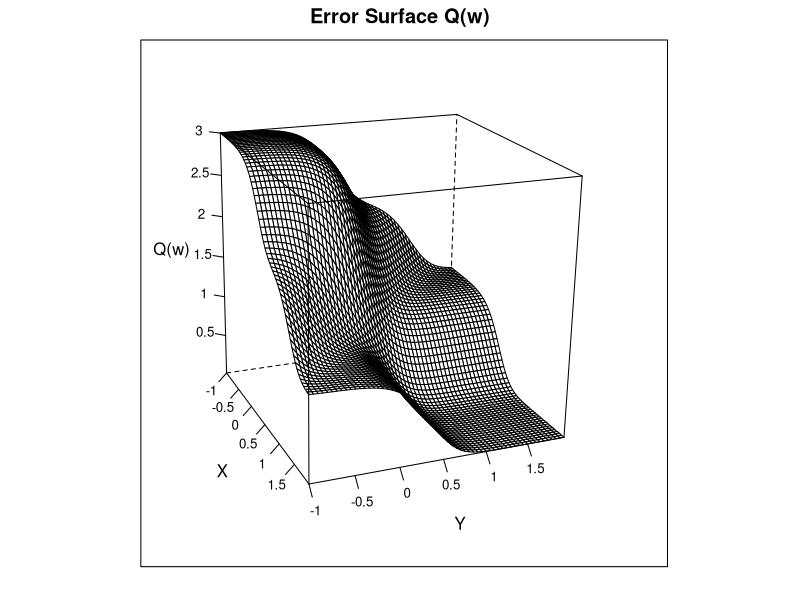
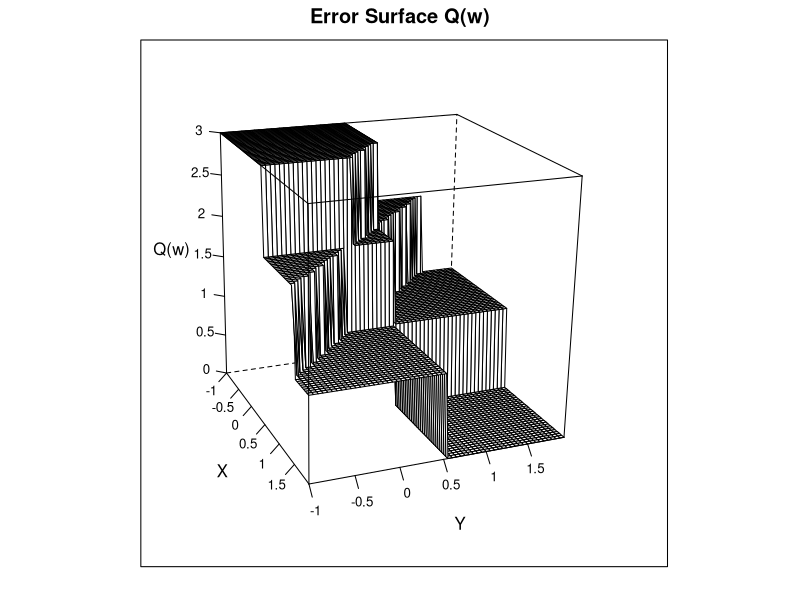

Source code (R) for these figures, in order:
# clear variables and close windows
rm(list = ls(all = TRUE))
graphics.off()

# install and load packages
libraries = c("lattice")
lapply(libraries, function(x) if (!(x %in% installed.packages())) {
    install.packages(x)
})
lapply(libraries, library, quietly = TRUE, character.only = TRUE)

# parameter settings
x    = matrix(c(0, 1, 0, 1, 0, 0, 1, 1), ncol = 2)
y    = cbind(0, 1, 1, 1)   # boolean function OR
bias = 0.5
p    = 5
k    = 60
s    = -1
b    = 0.05
q    = seq(s, by = b, length.out = k)
q    = as.matrix(q)

# Main computation 

# use Widrow-Hoff learning rule
w = matrix(1, k^2, 2)
for (i in 1:k) {
    for (j in 1:k) {
        w[i + (j - 1) * k, 1] = q[i]
        w[i + (j - 1) * k, 2] = q[j]
    }
}

# sigmoid function
w4 = matrix(0, nrow = nrow(w), 1)
i  = 1
while (i <= nrow(x)) {
    w1 = x[i, 1] * w[, 1] + x[i, 2] * w[, 2] - bias
    w2 = 1/(1 + exp(-p * w1))
    w3 = (y[i] - w2)^2
    w4 = w4 + w3
    i  = i + 1
}
aa    = cbind(w, w4)
w4res = matrix(w4, 60, byrow = T)  # reshape w4

meshgrid = function(a, b) {
    # define meshfunction
    list(x = outer(b * 0, a, FUN = "+"), y = outer(b, a * 0, FUN = "+"))
}
a = meshgrid(seq(s, by = b, length.out = k), seq(s, by = b, length.out = k))  # compute meshgrid

# plot 1 - for sigmoid function
wireframe(w4res ~ a$x + a$y, main = "Error Surface Q(w)", screen = list(z = -70, 
    x = -70, y = 3), aspect = c(1, 1), scales = list(arrows = FALSE, x = list(labels = seq(-1, 
    2, 0.5)), y = list(labels = seq(-1, 2, 0.5)), z = list(labels = seq(0, 3, 0.5))), 
    xlab = "X", ylab = "Y", zlab = "Q(w)")

# theshold function
w4 = matrix(0, nrow = nrow(w), 1)
i = 1
while (i <= nrow(x)) {
    w1 = x[i, 1] * w[, 1] + x[i, 2] * w[, 2] - bias
    w2 = w1/abs(w1)
    w2 = cbind(w2)
    w2[w2 == -1] = 0                # replace -1 with 0
    w2[is.nan(w2) == TRUE] = 0      # replace NaN with 0
    w3 = (y[i] - w2)^2
    w4 = w4 + w3
    i = i + 1
}
w4res = matrix(w4, 60, 60)  # reshape

# plot 2 - for theshold function
dev.new()
wireframe(w4res ~ a$x + a$y, main = "Error Surface Q(w)", screen = list(z = -70, 
    x = -70, y = 3), aspect = c(1, 1), scales = list(arrows = FALSE, x = list(labels = seq(-1, 2, 0.5)), y = list(labels = seq(-1, 2, 0.5)), z = list(labels = seq(0, 3, 0.5))), 
    xlab = "X", ylab = "Y", zlab = "Q(w)") 
